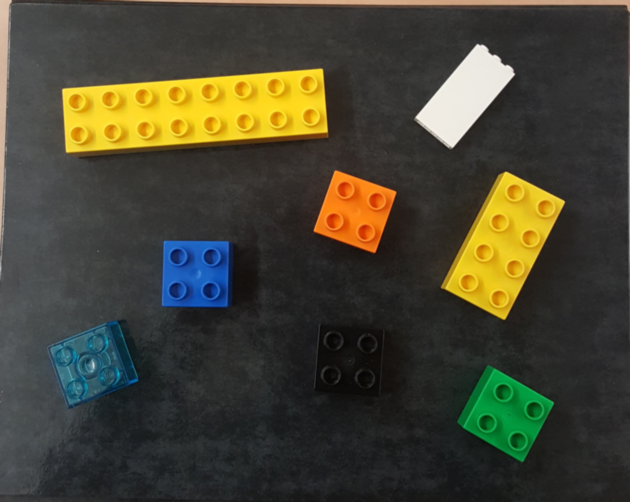
#> input picture old/IMAGES/object0.png, 630 x 502 px
$ python Corners.py
#> lines starting #> are read from the running program, lines starting #| are printed output that depends on the picture; after the words box and inside, x2 and y2 are one past the last pixel; in counts of white or black regions, pixels touching at a corner belong together
import cv2
import numpy as np

#reading file:
file = '../IMAGES/object0.png'
img = cv2.imread(file)
#> img is the input picture: shape (502, 630, 3); mean B, G, R 51.3, 67.5, 69.4

# converting to grayscale

gray = cv2.cvtColor(img,cv2.COLOR_BGR2GRAY)
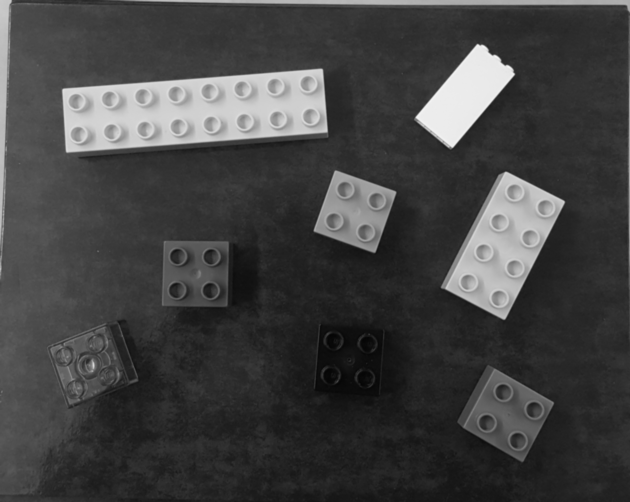
#> gray: shape (502, 630); min 4, max 246, mean 66.2

# find harris corners
gray = np.float32(gray)

dst = cv2.cornerHarris(gray,2,3,0.04)
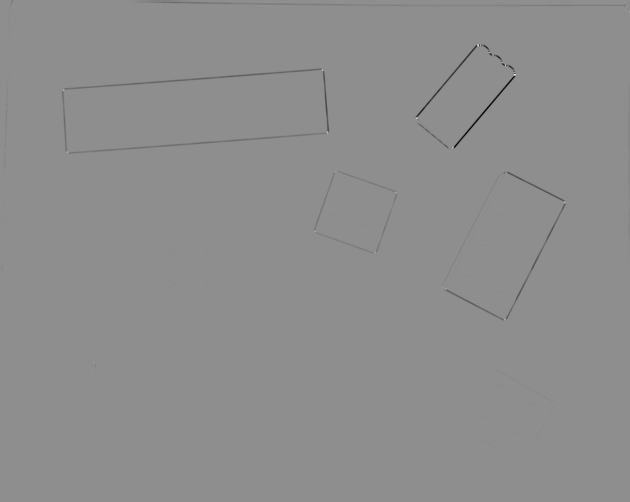
#> dst: shape (502, 630) float32; min -28435206, max 22412668, mean -77396.5; drawn with min black and max white
dst = cv2.dilate(dst,None)
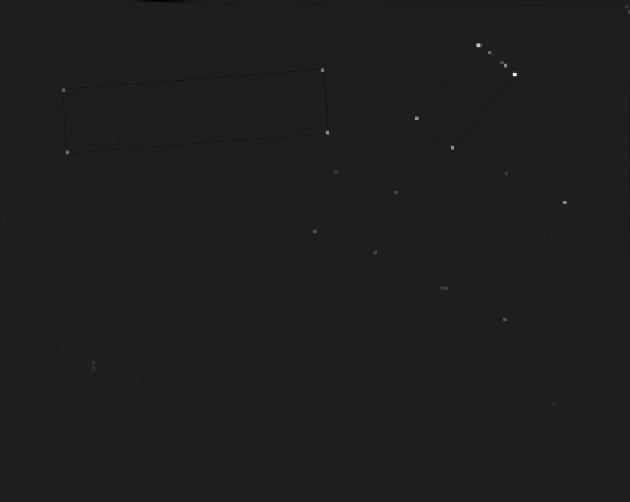
#> dst: shape (502, 630) float32; min -3060976.8, max 22412668, mean 3259.4; drawn with min black and max white
ret, dst = cv2.threshold(dst,0.01*dst.max(),255,0)
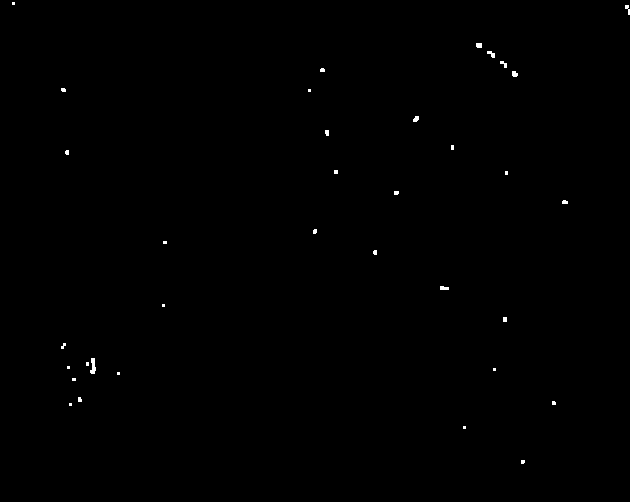
#> dst: shape (502, 630) float32; 0.21% white; 35 white regions (24 under 20 px), largest, box (x1, y1, x2, y2) and area: (90, 358, 96, 374) 64, (487, 51, 495, 58) 33, (440, 286, 449, 290) 31
#> ret = 224126.7
dst = np.uint8(dst)

# find centroids

ret, labels, stats, centroids = cv2.connectedComponentsWithStats(dst)
#> labels: shape (502, 630) int32; 36 distinct labels, from 0 to 35
#> ret = 36; stats = 36 rows, first 6: [0, 0, 630, 502, 315602], [12, 2, 3, 3, 9], [625, 5, 5, 10, 27], [476, 43, 6, 5, 29], [487, 51, 8, 7, 33], [500, 61, 7, 7, 27]; centroids = 36 pairs, first value 13 to 627.3, second value 3 to 461.4
print(centroids)
#> (printed output is left out)
# termination criteria

criteria = (cv2.TERM_CRITERIA_EPS + cv2.TERM_CRITERIA_MAX_ITER,\
                            100,0.001)
corners = cv2.cornerSubPix(gray,np.float32(centroids),(5,5),\
            (-1,-1),criteria)
#> corners = 36 pairs, first value 10.94 to 626, second value 1.54 to 461.9

res = np.hstack((centroids,corners))
#> res = 36 rows, first 6: [314.5, 250.6, 312.6, 254.5], [13, 3, 10.94, 1.54], [627.3, 8.67, 626, 4.69], [478.6, 44.93, 476.7, 43.77], [491, 53.64, 490, 54.07], [503.4, 63.67, 502.5, 64.21]
res = np.int0(res)
#> res = 36 rows, first 6: [314, 250, 312, 254], [13, 3, 10, 1], [627, 8, 626, 4], [478, 44, 476, 43], [491, 53, 490, 54], [503, 63, 502, 64]
img[res[:,1],res[:,0]]=[0,0,255]
#> img: shape (502, 630, 3); 0.01% of pixels changed, all inside (x1, y1, x2, y2) = (13, 3, 628, 462)
img[res[:,3],res[:,2]]=[0,255,0]
#> img: shape (502, 630, 3); mean B, G, R 51.3, 67.5, 69.4

cv2.imshow('corners',img)
cv2.waitKey(0)
cv2.destroyAllWindows()

$ run again, with old/IMAGES/back_reduced.png copied over old/IMAGES/object0.png
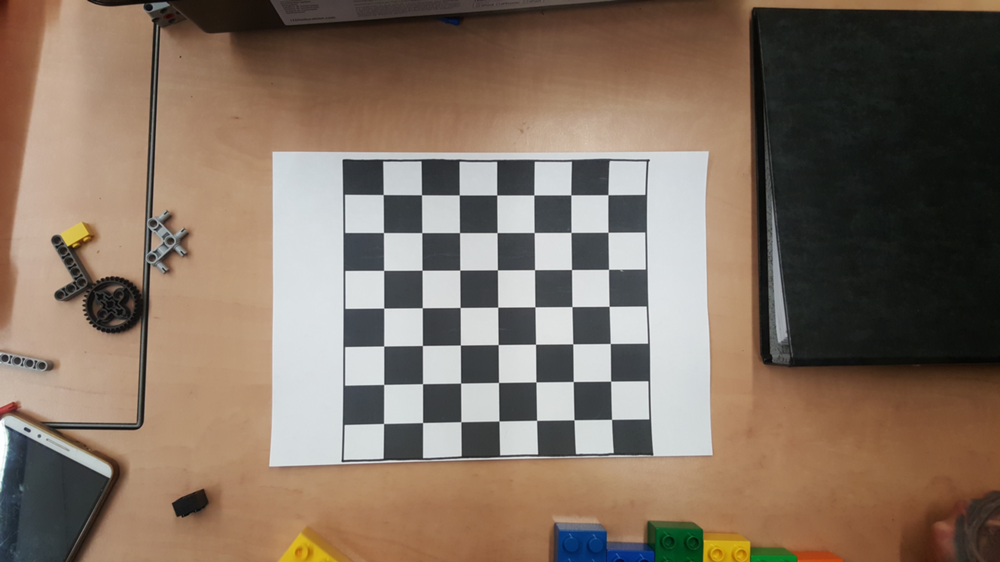
#> input picture old/IMAGES/back_reduced.png, 1000 x 562 px, shrunk from 1328 x 747 before the run
#> img is the input picture: shape (562, 1000, 3); mean B, G, R 97.7, 112.7, 130.2
#> `gray = cv2.cvtColor(img,cv2.COLOR_BGR2GRAY)`:
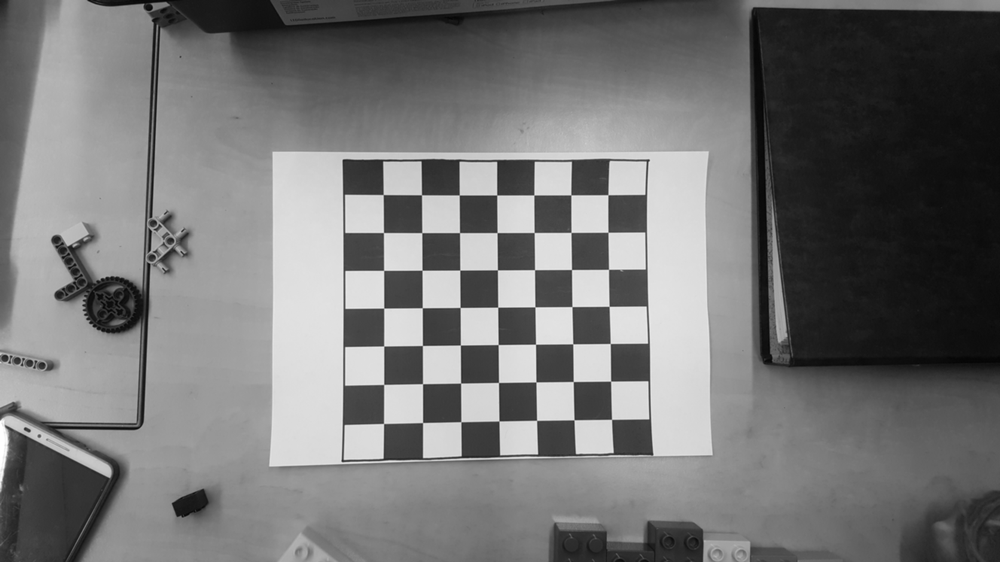
#> gray: shape (562, 1000); min 4, max 255, mean 116.2
#> `ret, dst = cv2.threshold(dst,0.01*dst.max(),255,0)`:
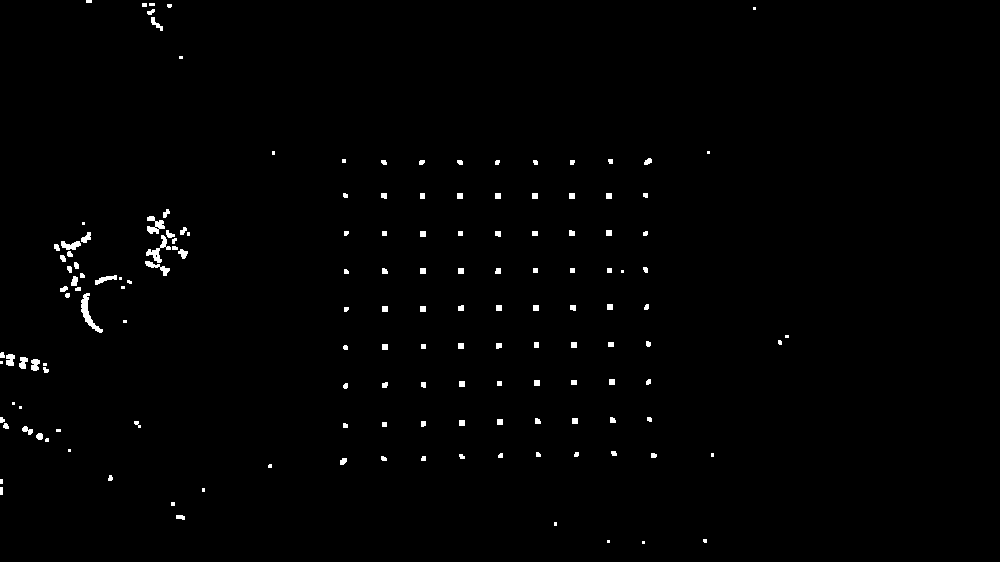
#> dst: shape (562, 1000) float32; 0.9% white; 152 white regions (33 under 20 px), largest, box (x1, y1, x2, y2) and area: (81, 293, 103, 333) 267, (146, 235, 171, 263) 204, (147, 216, 165, 234) 175
#> `ret, dst = cv2.threshold(dst,0.01*dst.max(),255,0)`: ret = 398166
#> labels: shape (562, 1000) int32; 153 distinct labels, from 0 to 152
#> `ret, labels, stats, centroids = cv2.connectedComponentsWithStats(dst)`: ret = 153; stats = 153 rows, first 6: [0, 0, 1000, 562, 556959], [86, 0, 6, 3, 18], [142, 3, 5, 4, 20], [149, 3, 6, 3, 18], [167, 4, 5, 4, 18], [753, 7, 3, 3, 9]; centroids = 153 pairs, first value 1 to 786.5, second value 1 to 542
#> (printed output is left out)
#> corners = 153 pairs, first value 0.326 to 787.3, second value 0.354 to 542.2
#> `res = np.hstack((centroids,corners))`: res = 153 rows, first 6: [501.3, 280.3, 501.3, 280.3], [88.5, 1, 87.18, 0.354], [144, 4.5, 143.1, 3.38], [151.5, 4, 150.7, 2.71], [169, 5.33, 169.6, 4.1], [754, 8, 753, 6.74]
#> `res = np.int0(res)`: res = 153 rows, first 6: [501, 280, 501, 280], [88, 1, 87, 0], [144, 4, 143, 3], [151, 4, 150, 2], [169, 5, 169, 4], [754, 8, 753, 6]
